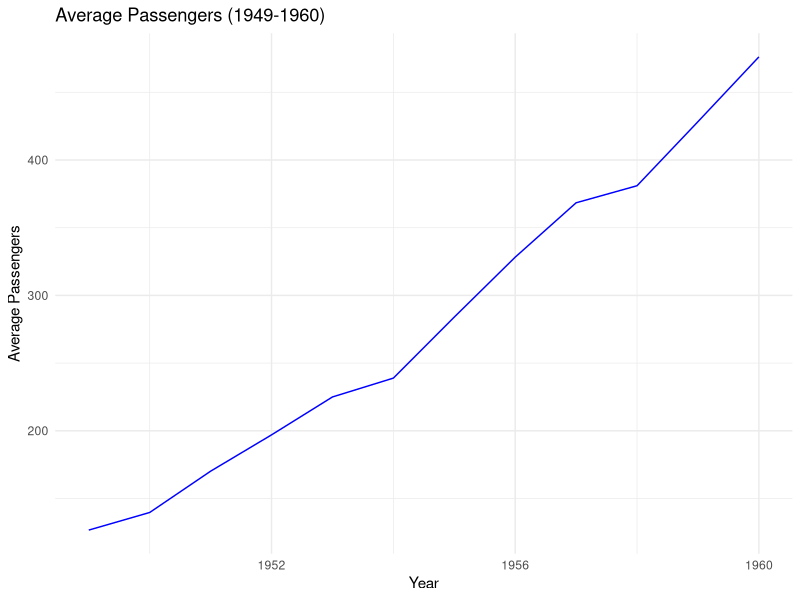
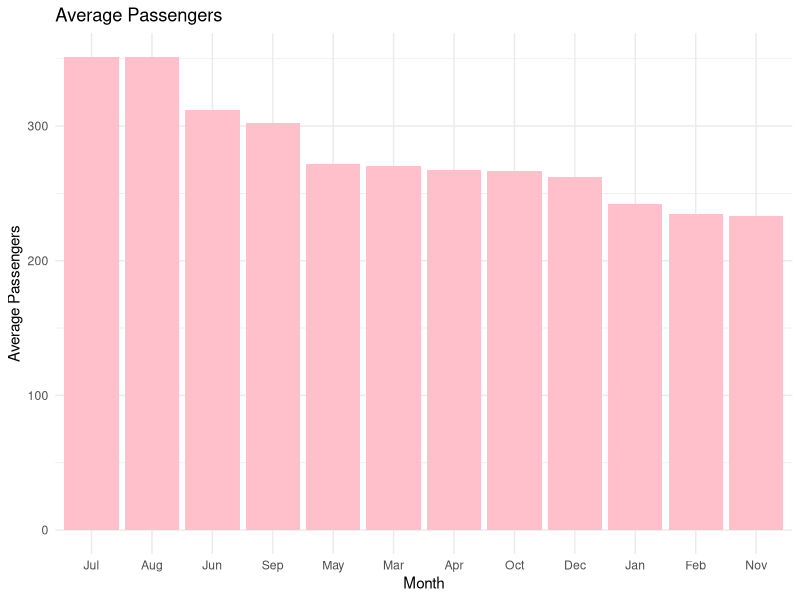
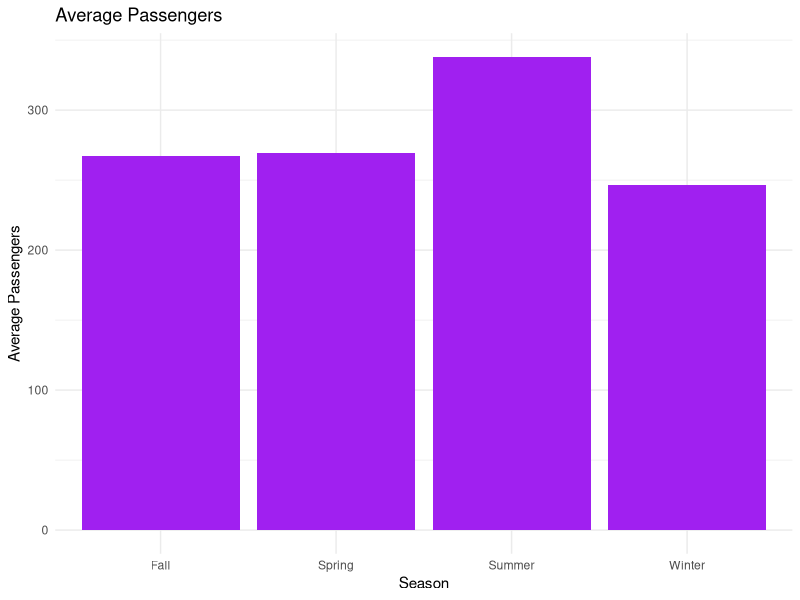

These figures' R source, in order:
## ---- chunk 1

library(tidyverse)
library(ggplot2)
print(AirPassengers)
? AirPassengers

# Convert AirPassengers to a tibble
air_passengers_df <- tibble(
  year = rep(1949:1960, each = 12),  # Repeat years for each month
  month = rep(month.abb, times = 12),  # Repeat month names
  passengers = as.numeric(AirPassengers)  # Convert to numeric
)

# View dataset
print(air_passengers_df)

## in the data, year from 1949 to 1960, month from Jan to Dec
## The classic Box & Jenkins airline data. Monthly totals of international airline passengers, 1949 to 1960.
## ---- chunk 2
trend_years <- air_passengers_df %>%
  group_by(year) %>%
  summarise(avg_passengers = mean(passengers))

ggplot(trend_years, aes(x = year, y = avg_passengers)) +
  geom_line(color = "blue") +
  labs(title = "Average Passengers (1949-1960)",
       x = "Year",
       y = "Average Passengers") +
  theme_minimal()

## The graph showing yearly trends clearly indicates that the average number of passengers increased year by year from 1949 to 1960.
## ---- chunk 3
month_pattern <- air_passengers_df %>%
  group_by(month) %>%
  summarise(avg_passengers = mean(passengers)) %>%
  arrange(desc(avg_passengers))

print(month_pattern)

ggplot(month_pattern, aes(x = reorder(month, -avg_passengers), y = avg_passengers)) +
  geom_bar(stat = "identity", fill = "pink") +
  labs(title = "Average Passengers",
       x = "Month",
       y = "Average Passengers") +
  theme_minimal()

## from the bar chart, we can see that July and August have the highest number of passengers. January, February, and November have the lowest average passenger counts.
## ---- chunk 4
air_passengers_df <- air_passengers_df %>%
  mutate(season = case_when(
    month %in% c("Mar", "Apr", "May") ~ "Spring",
    month %in% c("Jun", "Jul", "Aug") ~ "Summer",
    month %in% c("Sep", "Oct", "Nov") ~ "Fall",
    month %in% c("Dec", "Jan", "Feb") ~ "Winter"
  ))

seasonal_trend <- air_passengers_df %>%
  group_by(season) %>%
  summarise(avg_passengers = mean(passengers)) %>%
  arrange(desc(avg_passengers))

print(seasonal_trend)

ggplot(seasonal_trend, aes(x = season, y = avg_passengers)) +
  geom_bar(stat = "identity", fill = "purple") +
  labs(title = "Average Passengers",
       x = "Season",
       y = "Average Passengers") +
  theme_minimal()

## from this bar chart, we can see that The highest average number of airline passengers is during summer (June–August). Winter (December–February) has the lowest average number of passengers. 

